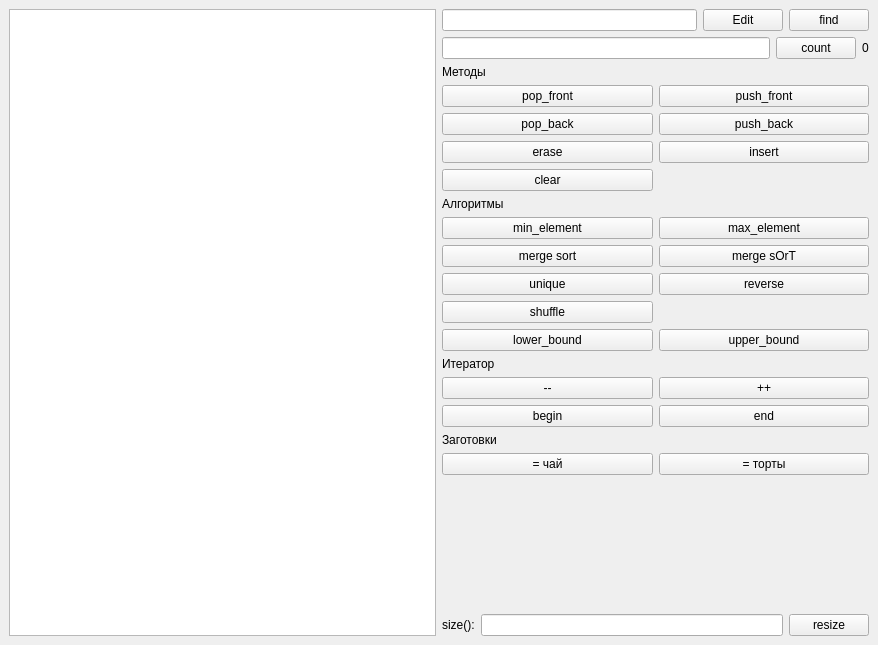
<?xml version="1.0" encoding="UTF-8"?>
<ui version="4.0">
 <class>MainWindow</class>
 <widget class="QMainWindow" name="MainWindow">
  <property name="geometry">
   <rect>
    <x>0</x>
    <y>0</y>
    <width>878</width>
    <height>645</height>
   </rect>
  </property>
  <property name="windowTitle">
   <string>std::vector demo</string>
  </property>
  <widget class="QWidget" name="centralwidget">
   <layout class="QHBoxLayout" name="horizontalLayout_5">
    <item>
     <widget class="QListWidget" name="list_widget">
      <property name="currentRow">
       <number>-1</number>
      </property>
      <property name="sortingEnabled">
       <bool>false</bool>
      </property>
     </widget>
    </item>
    <item>
     <layout class="QVBoxLayout" name="verticalLayout">
      <item>
       <layout class="QHBoxLayout" name="horizontalLayout_3">
        <item>
         <widget class="QLineEdit" name="txt_elem_content"/>
        </item>
        <item>
         <widget class="QPushButton" name="btn_edit">
          <property name="text">
           <string>Edit</string>
          </property>
         </widget>
        </item>
        <item>
         <widget class="QPushButton" name="pb_find">
          <property name="text">
           <string>find</string>
          </property>
         </widget>
        </item>
       </layout>
      </item>
      <item>
       <layout class="QHBoxLayout" name="horizontalLayout_4">
        <item>
         <widget class="QLineEdit" name="le_count"/>
        </item>
        <item>
         <widget class="QPushButton" name="pb_count">
          <property name="text">
           <string>count</string>
          </property>
         </widget>
        </item>
        <item>
         <widget class="QLabel" name="lbl_count">
          <property name="text">
           <string>0</string>
          </property>
         </widget>
        </item>
       </layout>
      </item>
      <item>
       <layout class="QGridLayout" name="gridLayout">
        <item row="13" column="0">
         <widget class="QPushButton" name="pb_begin">
          <property name="text">
           <string>begin</string>
          </property>
         </widget>
        </item>
        <item row="0" column="0">
         <widget class="QLabel" name="label">
          <property name="text">
           <string>Методы</string>
          </property>
         </widget>
        </item>
        <item row="12" column="0">
         <widget class="QPushButton" name="btn_dec">
          <property name="text">
           <string>--</string>
          </property>
         </widget>
        </item>
        <item row="3" column="1">
         <widget class="QPushButton" name="pb_insert">
          <property name="text">
           <string>insert</string>
          </property>
         </widget>
        </item>
        <item row="7" column="0">
         <widget class="QPushButton" name="pb_merge_sort">
          <property name="text">
           <string>merge sort</string>
          </property>
         </widget>
        </item>
        <item row="6" column="1">
         <widget class="QPushButton" name="pb_max_element">
          <property name="text">
           <string>max_element</string>
          </property>
         </widget>
        </item>
        <item row="11" column="0">
         <widget class="QLabel" name="label_4">
          <property name="text">
           <string>Итератор</string>
          </property>
         </widget>
        </item>
        <item row="8" column="0">
         <widget class="QPushButton" name="pb_unique">
          <property name="text">
           <string>unique</string>
          </property>
         </widget>
        </item>
        <item row="4" column="0">
         <widget class="QPushButton" name="pb_clear">
          <property name="text">
           <string>clear</string>
          </property>
         </widget>
        </item>
        <item row="5" column="0">
         <widget class="QLabel" name="label_7">
          <property name="text">
           <string>Алгоритмы</string>
          </property>
         </widget>
        </item>
        <item row="3" column="0">
         <widget class="QPushButton" name="pb_erase">
          <property name="text">
           <string>erase</string>
          </property>
         </widget>
        </item>
        <item row="9" column="0">
         <widget class="QPushButton" name="pb_shuffle">
          <property name="text">
           <string>shuffle</string>
          </property>
         </widget>
        </item>
        <item row="13" column="1">
         <widget class="QPushButton" name="pb_end">
          <property name="text">
           <string>end</string>
          </property>
         </widget>
        </item>
        <item row="6" column="0">
         <widget class="QPushButton" name="pb_min_element">
          <property name="text">
           <string>min_element</string>
          </property>
         </widget>
        </item>
        <item row="12" column="1">
         <widget class="QPushButton" name="pb_plusplus">
          <property name="text">
           <string>++</string>
          </property>
         </widget>
        </item>
        <item row="8" column="1">
         <widget class="QPushButton" name="pb_reverse">
          <property name="text">
           <string>reverse</string>
          </property>
         </widget>
        </item>
        <item row="1" column="1">
         <widget class="QPushButton" name="pb_push_front">
          <property name="text">
           <string>push_front</string>
          </property>
         </widget>
        </item>
        <item row="1" column="0">
         <widget class="QPushButton" name="pb_pop_front">
          <property name="text">
           <string>pop_front</string>
          </property>
         </widget>
        </item>
        <item row="2" column="0">
         <widget class="QPushButton" name="pb_pop_back">
          <property name="text">
           <string>pop_back</string>
          </property>
         </widget>
        </item>
        <item row="7" column="1">
         <widget class="QPushButton" name="pb_merge_sOrT">
          <property name="text">
           <string>merge sOrT</string>
          </property>
         </widget>
        </item>
        <item row="14" column="0">
         <widget class="QLabel" name="label_2">
          <property name="text">
           <string>Заготовки</string>
          </property>
         </widget>
        </item>
        <item row="2" column="1">
         <widget class="QPushButton" name="pb_push_back">
          <property name="text">
           <string>push_back</string>
          </property>
         </widget>
        </item>
        <item row="10" column="0">
         <widget class="QPushButton" name="pb_lower_bound">
          <property name="text">
           <string>lower_bound</string>
          </property>
         </widget>
        </item>
        <item row="10" column="1">
         <widget class="QPushButton" name="pb_upper_bound">
          <property name="text">
           <string>upper_bound</string>
          </property>
         </widget>
        </item>
        <item row="15" column="0">
         <widget class="QPushButton" name="pb_tea">
          <property name="text">
           <string>= чай</string>
          </property>
         </widget>
        </item>
        <item row="15" column="1">
         <widget class="QPushButton" name="pb_cakes">
          <property name="text">
           <string>= торты</string>
          </property>
         </widget>
        </item>
       </layout>
      </item>
      <item>
       <spacer name="verticalSpacer">
        <property name="orientation">
         <enum>Qt::Vertical</enum>
        </property>
        <property name="sizeHint" stdset="0">
         <size>
          <width>20</width>
          <height>40</height>
         </size>
        </property>
       </spacer>
      </item>
      <item>
       <layout class="QHBoxLayout" name="horizontalLayout_2">
        <item>
         <widget class="QLabel" name="label_3">
          <property name="text">
           <string>size():</string>
          </property>
         </widget>
        </item>
        <item>
         <widget class="QLineEdit" name="txt_size"/>
        </item>
        <item>
         <widget class="QPushButton" name="pb_resize">
          <property name="text">
           <string>resize</string>
          </property>
         </widget>
        </item>
       </layout>
      </item>
     </layout>
    </item>
   </layout>
  </widget>
 </widget>
 <resources/>
 <connections/>
</ui>
